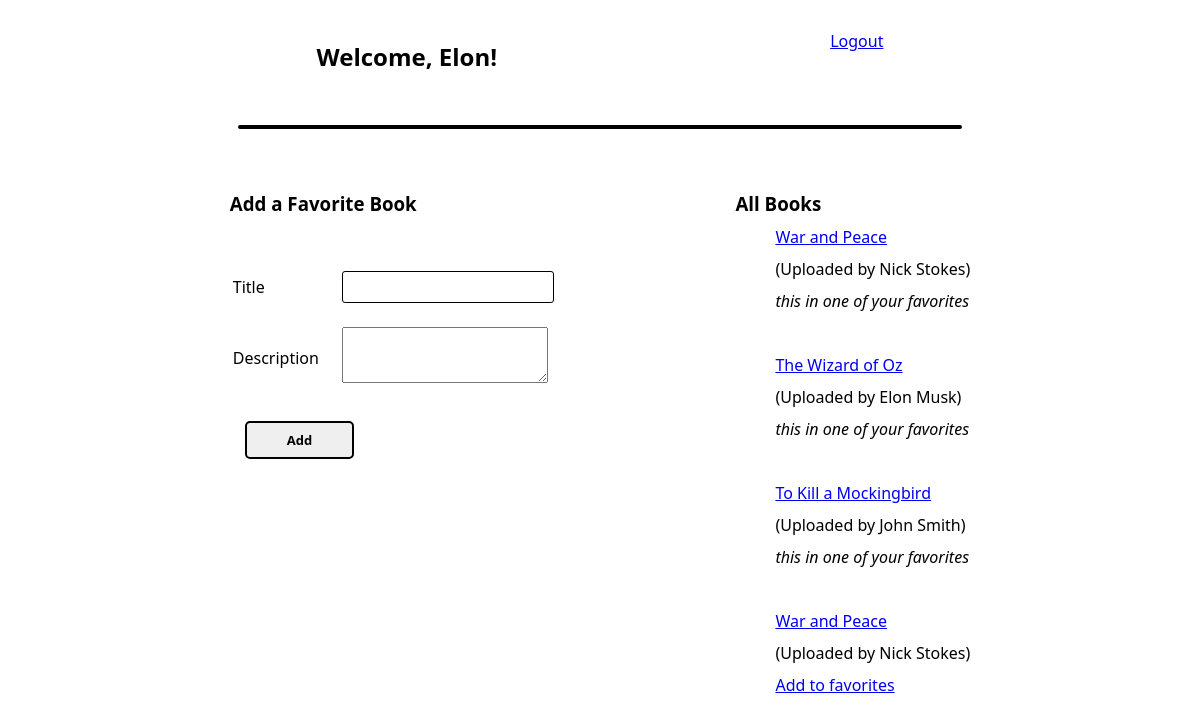
Screenshot of /success (signed in) with the database file from the repository.
### books_app/models.py (models this page shows, shortened)
class User(models.Model):
    first_name = models.CharField(max_length=45)
    last_name = models.CharField(max_length=45)
    email = models.EmailField(max_length=45)
    password = models.CharField(max_length=70)
    created_at = models.DateTimeField(auto_now_add=True)
    updated_at = models.DateTimeField(auto_now=True)
    objects = UserManager()

class Books(models.Model):
    title = models.CharField(max_length=255)
    description = models.TextField(null=True)
    uploaded_by = models.ForeignKey(User, related_name="books_uploaded", on_delete = models.CASCADE)
    users_who_like = models.ManyToManyField(User, related_name="liked_books")
    created_at = models.DateTimeField(auto_now_add=True)
    updated_at = models.DateTimeField(auto_now=True)
    objects = BookManager()

### books_app/views.py (the view)
# urls.py: path('success', views.success),
def success(request):
    if "user_id" in request.session:
        user = User.objects.get(id=request.session['user_id'])
        context = {
            "user": User.objects.get(id=request.session['user_id']),
            "books": Books.objects.all(),
            "users_who_like": User.objects.get(id=request.session['user_id']).liked_books.all()
        }
        return render(request, "success.html", context)
    else:
        return redirect("/")
    return redirect("/")

### books_app/templates/success.html (shortened to what this page needs)
<!DOCTYPE html>
<html lang="en">
<head>
    {% load static %}
    <link rel="stylesheet" href="{% static 'css/index.css' %}" />
</head>
<body>
    <div class="boxes">
        <div class="box1">
            <h2>Welcome, {{ user.first_name }}!</h2><br>
        </div>
        <div class="box2">
            <a class="logout" href="/logout" method=post>Logout</a>
        </div>
    </div>
    <div class="line"></div><br>
    <div class="boxes">
        <div class="box1"><h3>Add a Favorite Book</h3><br>
        <form action="/add" method="post">
        <table>
            <tr>
                <td>
                    Title
                </td>
                <td>
                    <input type="text" name="title">
                </td>
            </tr>
            <tr>
                <td>
                    Description
                </td>
                <td>
                    <textarea name="description" class="description"></textarea>
                </td>
            </tr>
        </table>
        <button type="submit">Add</button>
        </form>
        </div>
        <div class="box2">
            <h3>All Books</h3>
            {% for book in books %}
            <ul>
                <li><a href="/books/{{ book.id }}">{{ book.title  }}</a></li>
                <li>(Uploaded by {{ book.uploaded_by.first_name }} {{ book.uploaded_by.last_name }})</li>
                {% if user in book.users_who_like.all %}
                <li class="italic">this in one of your favorites</li><br>
                {% else %}
                <a href="/favorite/{{ book.id }}">Add to favorites</a><br><br>
                {% endif %}
            </ul>
            {% endfor %}
        </div>
    </div>
</body>
</html>

### books_app/static/css/index.css (style rules this page uses)
* { margin: 10px auto; font-family: 'Segoe UI', Tahoma, Geneva, Verdana, sans-serif; }
.boxes { display: flex; justify-content: center; width: 75%; }
button { border: 2px solid black; border-radius: 5px; padding: 8px 40px; font-size: small; font-weight: 600; margin-left: 15px; }
input { border: 1px solid black; padding: 6px; border-radius: 3px; }
table td { padding-right: 20px; }
.line { border: 2px solid black; height: 0px; width: 60%; border-radius: 30px; }
.description { height: 50px; width: 200px; }
li { list-style-type: none; }
.italic { font-style: italic; }

### rows the page displays
User: first_name "Elon"
Books: title "War and Peace", uploaded_by.first_name "Nick", uploaded_by.last_name "Stokes", shows "this in one of your favorites"
Books: title "The Wizard of Oz", uploaded_by.first_name "Elon", uploaded_by.last_name "Musk", shows "this in one of your favorites"
Books: title "To Kill a Mockingbird", uploaded_by.first_name "John", uploaded_by.last_name "Smith", shows "this in one of your favorites"
Books: title "War and Peace", uploaded_by.first_name "Nick", uploaded_by.last_name "Stokes"
